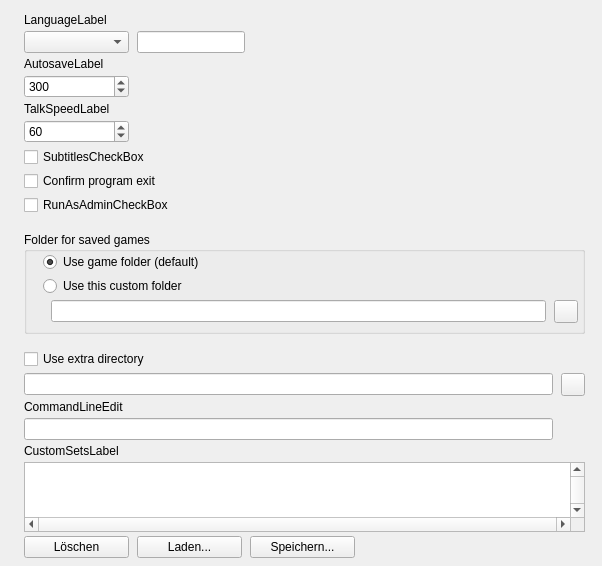
<?xml version="1.0" encoding="UTF-8"?>
<ui version="4.0">
  <class>ModernProfileEditorScummVMFrame</class>
  <widget class="QWidget" name="ModernProfileEditorScummVMFrame">
    <property name="geometry"><rect><x>0</x><y>0</y><width>602</width><height>512</height></rect></property>
    <property name="vclDesignWidth" stdset="0"><number>602</number></property>
    <property name="vclDesignHeight" stdset="0"><number>512</number></property>
    <layout class="QVBoxLayout" name="ModernProfileEditorScummVMFrame_Layout" stretch="0,0,0,0,1">
      <property name="leftMargin"><number>24</number></property>
      <property name="topMargin"><number>13</number></property>
      <property name="rightMargin"><number>17</number></property>
      <property name="bottomMargin"><number>8</number></property>
      <property name="spacing"><number>0</number></property>
      <item>
        <layout class="QGridLayout" name="ModernProfileEditorScummVMFrame_Section1" columnstretch="0,0,1">
          <property name="leftMargin"><number>0</number></property>
          <property name="topMargin"><number>0</number></property>
          <property name="rightMargin"><number>0</number></property>
          <property name="bottomMargin"><number>0</number></property>
          <property name="horizontalSpacing"><number>8</number></property>
          <property name="verticalSpacing"><number>4</number></property>
          <item row="0" column="0" colspan="3">
            <widget class="QLabel" name="LanguageLabel">
              <property name="text"><string>LanguageLabel</string></property>
              <property name="textFormat"><enum>Qt::PlainText</enum></property>
              <property name="alignment"><set>Qt::AlignLeft|Qt::AlignTop</set></property>
            </widget>
          </item>
          <item row="1" column="0" alignment="Qt::AlignLeft">
            <widget class="QComboBox" name="LanguageComboBox">
              <property name="editable"><bool>false</bool></property>
              <property name="maxVisibleItems"><number>8</number></property>
              <property name="minimumSize"><size><width>105</width><height>0</height></size></property>
            </widget>
          </item>
          <item row="1" column="1" alignment="Qt::AlignLeft">
            <widget class="QLineEdit" name="CustomLanguageEdit">
              <property name="visible"><bool>false</bool></property>
              <property name="minimumSize"><size><width>50</width><height>0</height></size></property>
            </widget>
          </item>
          <item row="2" column="0" colspan="3">
            <widget class="QLabel" name="AutosaveLabel">
              <property name="text"><string>AutosaveLabel</string></property>
              <property name="textFormat"><enum>Qt::PlainText</enum></property>
              <property name="alignment"><set>Qt::AlignLeft|Qt::AlignTop</set></property>
            </widget>
          </item>
          <item row="3" column="0" alignment="Qt::AlignLeft">
            <widget class="QSpinBox" name="AutosaveEdit">
              <property name="minimum"><number>1</number></property>
              <property name="maximum"><number>86400</number></property>
              <property name="value"><number>300</number></property>
              <property name="minimumSize"><size><width>105</width><height>0</height></size></property>
            </widget>
          </item>
          <item row="4" column="0" colspan="3">
            <widget class="QLabel" name="TalkSpeedLabel">
              <property name="text"><string>TalkSpeedLabel</string></property>
              <property name="textFormat"><enum>Qt::PlainText</enum></property>
              <property name="alignment"><set>Qt::AlignLeft|Qt::AlignTop</set></property>
            </widget>
          </item>
          <item row="5" column="0" alignment="Qt::AlignLeft">
            <widget class="QSpinBox" name="TalkSpeedEdit">
              <property name="minimum"><number>1</number></property>
              <property name="maximum"><number>1000</number></property>
              <property name="value"><number>60</number></property>
              <property name="minimumSize"><size><width>105</width><height>0</height></size></property>
            </widget>
          </item>
          <item row="6" column="0" colspan="3">
            <widget class="QCheckBox" name="SubtitlesCheckBox">
              <property name="text"><string>SubtitlesCheckBox</string></property>
            </widget>
          </item>
          <item row="7" column="0" colspan="3">
            <widget class="QCheckBox" name="ConfirmExitCheckBox">
              <property name="text"><string>Confirm program exit</string></property>
            </widget>
          </item>
          <item row="8" column="0" colspan="3">
            <widget class="QCheckBox" name="RunAsAdminCheckBox">
              <property name="text"><string>RunAsAdminCheckBox</string></property>
            </widget>
          </item>
          <item row="0" column="2">
            <spacer name="ModernProfileEditorScummVMFrame_Section1_HFill">
              <property name="orientation"><enum>Qt::Horizontal</enum></property>
              <property name="sizeHint" stdset="0"><size><width>0</width><height>0</height></size></property>
            </spacer>
          </item>
        </layout>
      </item>
      <item>
        <spacer name="ModernProfileEditorScummVMFrame_Gap1">
          <property name="orientation"><enum>Qt::Vertical</enum></property>
          <property name="sizeType"><enum>QSizePolicy::Fixed</enum></property>
          <property name="sizeHint" stdset="0"><size><width>0</width><height>17</height></size></property>
        </spacer>
      </item>
      <item>
        <layout class="QGridLayout" name="ModernProfileEditorScummVMFrame_Section2" columnstretch="0,1">
          <property name="leftMargin"><number>0</number></property>
          <property name="topMargin"><number>0</number></property>
          <property name="rightMargin"><number>0</number></property>
          <property name="bottomMargin"><number>0</number></property>
          <property name="horizontalSpacing"><number>8</number></property>
          <property name="verticalSpacing"><number>4</number></property>
          <item row="0" column="0" colspan="2">
            <widget class="QGroupBox" name="SavePathGroupBox">
              <property name="title"><string>Folder for saved games</string></property>
              <property name="minimumSize"><size><width>0</width><height>0</height></size></property>
              <layout class="QGridLayout" name="SavePathGroupBox_Layout" columnstretch="0,0,1,0">
                <property name="leftMargin"><number>16</number></property>
                <property name="topMargin"><number>0</number></property>
                <property name="rightMargin"><number>4</number></property>
                <property name="bottomMargin"><number>8</number></property>
                <property name="horizontalSpacing"><number>8</number></property>
                <property name="verticalSpacing"><number>4</number></property>
                <item row="0" column="0" colspan="4">
                  <widget class="QRadioButton" name="SavePathDefaultRadioButton">
                    <property name="text"><string>Use game folder (default)</string></property>
                    <property name="checked"><bool>true</bool></property>
                  </widget>
                </item>
                <item row="1" column="0" colspan="4">
                  <widget class="QRadioButton" name="SavePathCustomRadioButton">
                    <property name="text"><string>Use this custom folder</string></property>
                  </widget>
                </item>
                <item row="2" column="1" colspan="2">
                  <widget class="QLineEdit" name="SavePathEdit">
        </widget>
                </item>
                <item row="2" column="3" alignment="Qt::AlignRight">
                  <widget class="QToolButton" name="SavePathEditButton">
                    <property name="icon"><iconset resource="../../resources/dfend.qrc"><normaloff>:/glyphs/f94df2c8efcaad41.png</normaloff></iconset></property>
                    <property name="iconSize"><size><width>16</width><height>16</height></size></property>
                    <property name="minimumSize"><size><width>23</width><height>0</height></size></property>
                  </widget>
                </item>
                <item row="0" column="2">
                  <spacer name="SavePathGroupBox_Layout_HFill">
                    <property name="orientation"><enum>Qt::Horizontal</enum></property>
                    <property name="sizeHint" stdset="0"><size><width>0</width><height>0</height></size></property>
                  </spacer>
                </item>
                <item row="3" column="0">
                  <spacer name="SavePathGroupBox_VFill">
                    <property name="orientation"><enum>Qt::Vertical</enum></property>
                    <property name="sizeHint" stdset="0"><size><width>0</width><height>0</height></size></property>
                  </spacer>
                </item>
              </layout>
            </widget>
          </item>
          <item row="0" column="1">
            <spacer name="ModernProfileEditorScummVMFrame_Section2_HFill">
              <property name="orientation"><enum>Qt::Horizontal</enum></property>
              <property name="sizeHint" stdset="0"><size><width>0</width><height>0</height></size></property>
            </spacer>
          </item>
        </layout>
      </item>
      <item>
        <spacer name="ModernProfileEditorScummVMFrame_Gap2">
          <property name="orientation"><enum>Qt::Vertical</enum></property>
          <property name="sizeType"><enum>QSizePolicy::Fixed</enum></property>
          <property name="sizeHint" stdset="0"><size><width>0</width><height>15</height></size></property>
        </spacer>
      </item>
      <item>
        <layout class="QGridLayout" name="ModernProfileEditorScummVMFrame_Section3" columnstretch="0,0,0,1,0" rowstretch="0,0,0,0,0,1,0">
          <property name="leftMargin"><number>0</number></property>
          <property name="topMargin"><number>0</number></property>
          <property name="rightMargin"><number>0</number></property>
          <property name="bottomMargin"><number>0</number></property>
          <property name="horizontalSpacing"><number>8</number></property>
          <property name="verticalSpacing"><number>4</number></property>
          <item row="0" column="0" colspan="5">
            <widget class="QCheckBox" name="ExtraDirCheckBox">
              <property name="text"><string>Use extra directory</string></property>
            </widget>
          </item>
          <item row="1" column="0" colspan="4">
            <widget class="QLineEdit" name="ExtraDirEdit">
      </widget>
          </item>
          <item row="1" column="4" alignment="Qt::AlignRight">
            <widget class="QToolButton" name="ExtraDirButton">
              <property name="icon"><iconset resource="../../resources/dfend.qrc"><normaloff>:/glyphs/f94df2c8efcaad41.png</normaloff></iconset></property>
              <property name="iconSize"><size><width>16</width><height>16</height></size></property>
              <property name="minimumSize"><size><width>23</width><height>0</height></size></property>
            </widget>
          </item>
          <item row="2" column="0" colspan="4">
            <widget class="QLabel" name="CommandLineEdit_EditLabel">
              <property name="text"><string>CommandLineEdit</string></property>
              <property name="textFormat"><enum>Qt::PlainText</enum></property>
              <property name="vclFocusControl" stdset="0"><string notr="true">CommandLineEdit</string></property>
              <property name="vclLabeledEditOf" stdset="0"><string notr="true">CommandLineEdit</string></property>
            </widget>
          </item>
          <item row="3" column="0" colspan="4">
            <widget class="QLineEdit" name="CommandLineEdit">
      </widget>
          </item>
          <item row="4" column="0" colspan="4">
            <widget class="QLabel" name="CustomSetsLabel">
              <property name="text"><string>CustomSetsLabel</string></property>
              <property name="textFormat"><enum>Qt::PlainText</enum></property>
              <property name="alignment"><set>Qt::AlignLeft|Qt::AlignTop</set></property>
            </widget>
          </item>
          <item row="5" column="0" colspan="5">
            <widget class="QTextEdit" name="CustomSetsMemo">
              <property name="lineWrapMode"><enum>QTextEdit::NoWrap</enum></property>
              <property name="verticalScrollBarPolicy"><enum>Qt::ScrollBarAlwaysOn</enum></property>
              <property name="horizontalScrollBarPolicy"><enum>Qt::ScrollBarAlwaysOn</enum></property>
              <property name="acceptRichText"><bool>false</bool></property>
              <property name="minimumSize"><size><width>0</width><height>0</height></size></property>
            </widget>
          </item>
          <item row="6" column="0" alignment="Qt::AlignLeft">
            <widget class="QPushButton" name="CustomSetsClearButton">
              <property name="text"><string>Löschen</string></property>
              <property name="icon"><iconset resource="../../resources/dfend.qrc"><normaloff>:/glyphs/86ad06b420cc830c.png</normaloff></iconset></property>
              <property name="autoDefault"><bool>false</bool></property>
              <property name="vclOnClick" stdset="0"><string notr="true">ButtonWork</string></property>
              <property name="minimumSize"><size><width>105</width><height>0</height></size></property>
            </widget>
          </item>
          <item row="6" column="1" alignment="Qt::AlignLeft">
            <widget class="QPushButton" name="CustomSetsLoadButton">
              <property name="tag" stdset="0"><number>1</number></property>
              <property name="text"><string>Laden...</string></property>
              <property name="icon"><iconset resource="../../resources/dfend.qrc"><normaloff>:/glyphs/45f75812cc6f15e7.png</normaloff></iconset></property>
              <property name="autoDefault"><bool>false</bool></property>
              <property name="vclOnClick" stdset="0"><string notr="true">ButtonWork</string></property>
              <property name="minimumSize"><size><width>105</width><height>0</height></size></property>
            </widget>
          </item>
          <item row="6" column="2" alignment="Qt::AlignLeft">
            <widget class="QPushButton" name="CustomSetsSaveButton">
              <property name="tag" stdset="0"><number>2</number></property>
              <property name="text"><string>Speichern...</string></property>
              <property name="icon"><iconset resource="../../resources/dfend.qrc"><normaloff>:/glyphs/47fc5700323c2859.png</normaloff></iconset></property>
              <property name="autoDefault"><bool>false</bool></property>
              <property name="vclOnClick" stdset="0"><string notr="true">ButtonWork</string></property>
              <property name="minimumSize"><size><width>105</width><height>0</height></size></property>
            </widget>
          </item>
          <item row="0" column="3">
            <spacer name="ModernProfileEditorScummVMFrame_Section3_HFill">
              <property name="orientation"><enum>Qt::Horizontal</enum></property>
              <property name="sizeHint" stdset="0"><size><width>0</width><height>0</height></size></property>
            </spacer>
          </item>
        </layout>
      </item>
    </layout>
  </widget>
  <tabstops>
    <tabstop>LanguageComboBox</tabstop>
    <tabstop>CustomLanguageEdit</tabstop>
    <tabstop>AutosaveEdit</tabstop>
    <tabstop>TalkSpeedEdit</tabstop>
    <tabstop>SubtitlesCheckBox</tabstop>
    <tabstop>ConfirmExitCheckBox</tabstop>
    <tabstop>RunAsAdminCheckBox</tabstop>
    <tabstop>SavePathDefaultRadioButton</tabstop>
    <tabstop>SavePathCustomRadioButton</tabstop>
    <tabstop>SavePathEdit</tabstop>
    <tabstop>ExtraDirCheckBox</tabstop>
    <tabstop>ExtraDirEdit</tabstop>
    <tabstop>CommandLineEdit</tabstop>
    <tabstop>CustomSetsMemo</tabstop>
    <tabstop>CustomSetsClearButton</tabstop>
    <tabstop>CustomSetsLoadButton</tabstop>
    <tabstop>CustomSetsSaveButton</tabstop>
  </tabstops>
  <resources>
    <include location="../../resources/dfend.qrc" />
  </resources>
  <connections />
</ui>
